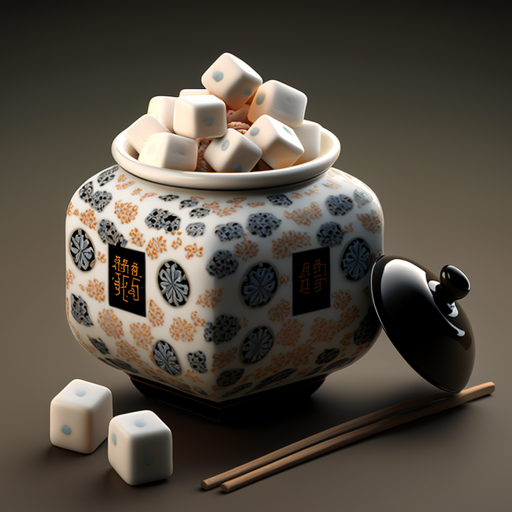
#> input picture image.png, 1024 x 1024 px (shown at 1/2 size)
$ python -i histogram.py   (imports and definitions only)
#> lines starting #> are read from the running program, lines starting #| are printed output that depends on the picture
#> further down, picture is the input picture: shape (1024, 1024, 3); mean B, G, R 66.7, 77, 84.8
import numpy as np
from PIL import Image
import matplotlib.pyplot as plt

def histogram(image):
    # Konwertuj obrazek do tablicy NumPy
    img_array = np.array(image)

    # Wygeneruj histogram dla każdej składowej koloru
    hist_r, bins_r = np.histogram(img_array[:, :, 0].ravel(), bins=256, range=(0, 255))
#> hist_r = 256 values, max 46532 at index 0, min 197 at index 243, mean 4096; bins_r = 257 values from 0 to 255
    hist_g, bins_g = np.histogram(img_array[:, :, 1].ravel(), bins=256, range=(0, 255))
#> hist_g = 256 values, max 44496 at index 0, min 455 at index 248, mean 4096; bins_g = 257 values from 0 to 255
    hist_b, bins_b = np.histogram(img_array[:, :, 2].ravel(), bins=256, range=(0, 255))
#> hist_b = 256 values, max 44772 at index 0, min 703 at index 244, mean 4096; bins_b = 257 values from 0 to 255

    # Wyświetl histogram
    plt.figure(figsize=(8, 6))
    plt.plot(bins_r[:-1], hist_r, color='red', alpha=0.5, label='Red')
    plt.plot(bins_g[:-1], hist_g, color='green', alpha=0.5, label='Green')
    plt.plot(bins_b[:-1], hist_b, color='blue', alpha=0.5, label='Blue')
    plt.title('Histogram R, G, B')
    plt.xlabel('Wartość piksela')
    plt.ylabel('Liczba pikseli')
    plt.legend()

    # Konwersja histogramu na obiekt klasy PIL.Image
    fig = plt.gcf()
    fig.canvas.draw()
    hist_img = Image.frombytes('RGB', fig.canvas.get_width_height(), fig.canvas.tostring_rgb())
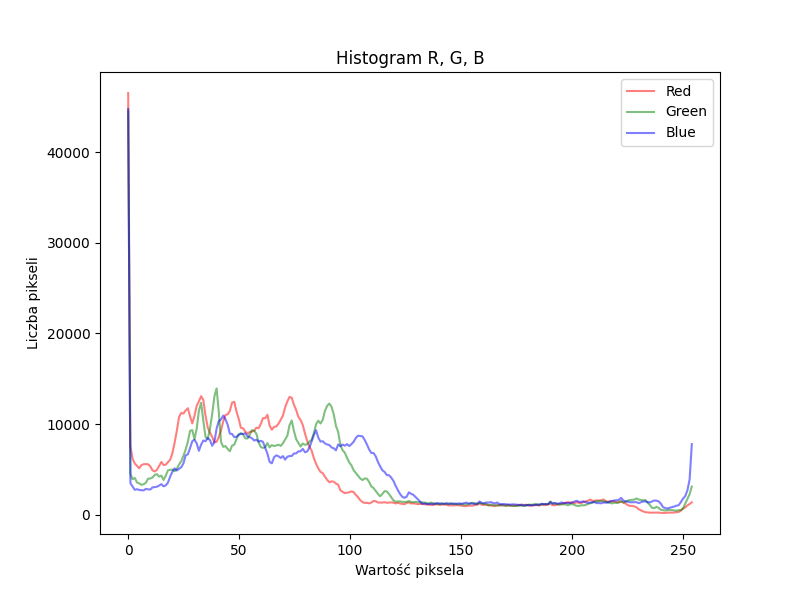
#> hist_img: PIL image 800x600 RGB; mean R, G, B 251, 250.8, 251.2
    return hist_img

>>> import cv2
>>> picture = cv2.imread('image.png')
>>> result = histogram(picture)
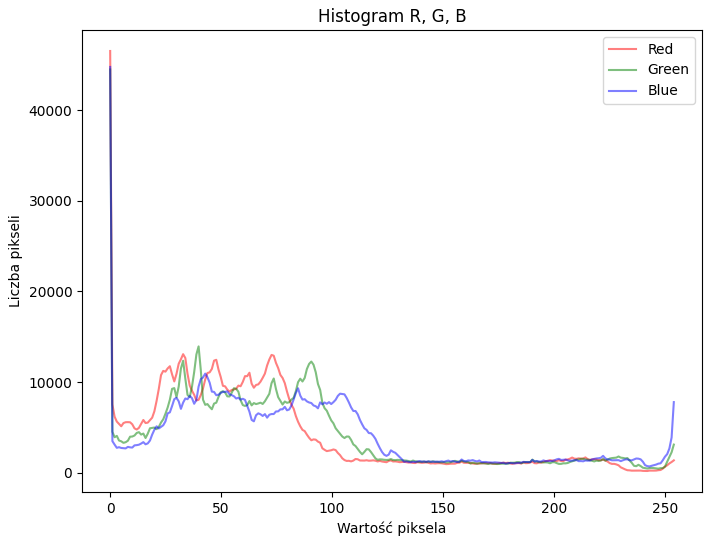
#> figure drawn by matplotlib, 1 panel; curve peaks at x = 0, y = 46532; curve peaks at x = 0, y = 44496; curve peaks at x = 0, y = 44772
